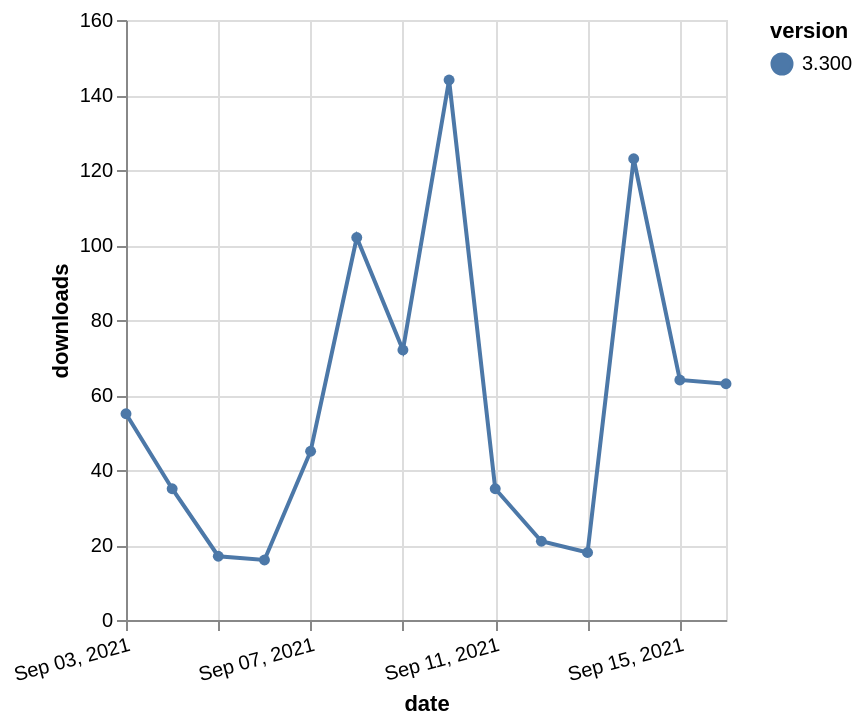

Write the Vega-Lite specification saved for this chart.
### Vega-Lite specification from a JSON file in a GitHub repository (floating-point values rounded to 4 significant figures)
{"$schema": "https://vega.github.io/schema/vega-lite/v5.json", "description": "A simple bar chart with embedded data.", "data": {"values": [{"date": "2021-09-03", "total": 79056, "delta": 55, "version": "3.300"}, {"date": "2021-09-04", "total": 79091, "delta": 35, "version": "3.300"}, {"date": "2021-09-05", "total": 79108, "delta": 17, "version": "3.300"}, {"date": "2021-09-06", "total": 79124, "delta": 16, "version": "3.300"}, {"date": "2021-09-07", "total": 79169, "delta": 45, "version": "3.300"}, {"date": "2021-09-08", "total": 79271, "delta": 102, "version": "3.300"}, {"date": "2021-09-09", "total": 79343, "delta": 72, "version": "3.300"}, {"date": "2021-09-10", "total": 79487, "delta": 144, "version": "3.300"}, {"date": "2021-09-11", "total": 79522, "delta": 35, "version": "3.300"}, {"date": "2021-09-12", "total": 79543, "delta": 21, "version": "3.300"}, {"date": "2021-09-13", "total": 79561, "delta": 18, "version": "3.300"}, {"date": "2021-09-14", "total": 79684, "delta": 123, "version": "3.300"}, {"date": "2021-09-15", "total": 79748, "delta": 64, "version": "3.300"}, {"date": "2021-09-16", "total": 79811, "delta": 63, "version": "3.300"}]}, "width": "container", "mark": {"type": "line", "point": {"filled": true}}, "encoding": {"x": {"field": "date", "type": "temporal", "timeUnit": "yearmonthdate", "title": "date", "axis": {"labelAngle": -15}}, "y": {"field": "delta", "type": "quantitative", "title": "downloads"}, "color": {"field": "version", "type": "nominal"}, "tooltip": {"field": "delta"}}}
